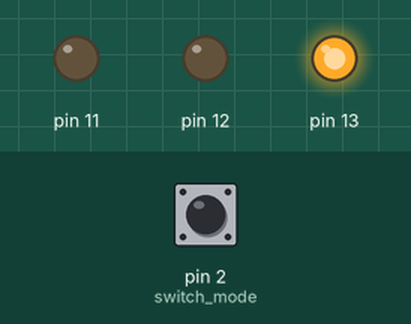
Bench run of a sketch on a simulated Arduino Uno, built with avr-gcc and run on an emulated ATmega328P. Shown: output pins drawn as LEDs (lit = HIGH). Dashed ring = blinking. The test bench sets the inputs (shaded band); at power-on: pin 2 (switch_mode) HIGH.

Above: at 1.2 s.
1.3 s: pin 2 (switch_mode) pulled LOW for 0.15 s
At 1.74 s:
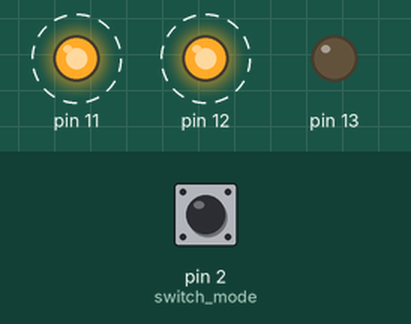
4.4 s: pin 2 (switch_mode) pulled LOW for 1 s
At 5.22 s:
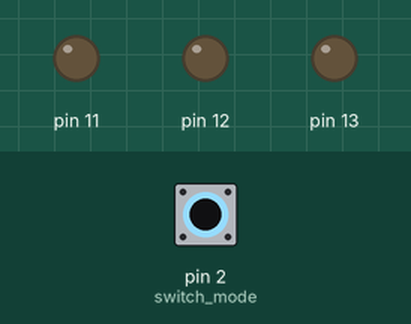
6.9 s: pin 2 (switch_mode) pulled LOW for 3.2 s
At 10.39 s:
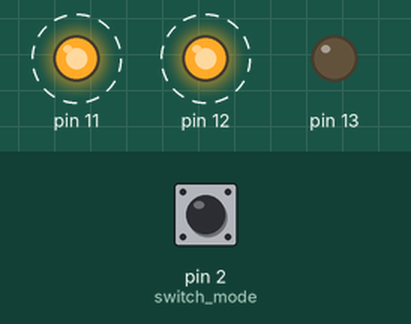
Timing chart, 0 to 19.1 s (numbered marks = the images above; inputs shaded):
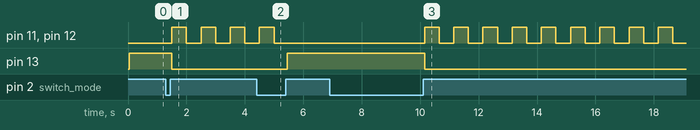

The sketch:

sketch.ino
```cpp
bool blink_state_yellow = LOW;
int last_button_state = HIGH;
int first_led_state = HIGH;
long prev_mils_yellow = 0;
int button_state = LOW;
bool blink_state = LOW;
int LED_state = LOW;
long prev_mils = 0;

enum Mode
{
  BONUS_1,
  MANDATORY,
  BONUS_2,
};

Mode current_mode = MANDATORY;

void setup() {
  pinMode(13, OUTPUT);
  pinMode(12, OUTPUT);
  pinMode(11, OUTPUT);
  pinMode(2, INPUT);
}

void mandatory(long current_mils)
{
  if(current_mils - prev_mils >= 500)
  {
    prev_mils = current_mils;
    blink_state = !blink_state;
    digitalWrite(12, blink_state);
    digitalWrite(11, blink_state);
  }
}

void bonus_1(long current_mils)
{
  if(current_mils - prev_mils >= 1000)
  {
    prev_mils = current_mils;
    blink_state = !blink_state;
    digitalWrite(12, blink_state);
    if(blink_state == LOW)
      digitalWrite(11, HIGH);
    else
      digitalWrite(11, LOW);
  }
}

void bonus_2(long current_mils)
{
  if(current_mils - prev_mils >= 250)
  {
    prev_mils = current_mils;
    blink_state = !blink_state;
    digitalWrite(12, blink_state);
  }
  if(current_mils - prev_mils_yellow >= 1000)
  {
    prev_mils_yellow = current_mils;
    blink_state_yellow = !blink_state_yellow;
    digitalWrite(11, blink_state_yellow);
  }
}

void switch_mode()
{
  button_state = digitalRead(2);

  if(button_state != last_button_state || first_led_state == HIGH)
  {
    delay(50);

    if(button_state == HIGH || first_led_state == HIGH)
    {
      LED_state = !LED_state;
      digitalWrite(13, LED_state);
      first_led_state = LOW;
      // current_mode = static_cast<Mode>((current_mode + 1) % 3);
    }
  }
  last_button_state = button_state;
}

void loop()
{
  switch_mode();

  long current_mils = millis();

  if (LED_state == LOW)
  {
    switch (current_mode)
    {
      case MANDATORY:
        mandatory(current_mils); break;
      case BONUS_1:
        bonus_1(current_mils); break;
      case BONUS_2:
        bonus_2(current_mils); break;
    }
  }
  else
  {
    digitalWrite(11, LOW);
    digitalWrite(12, LOW);
  }
}
```

Measured:
- after the input at 1.3 s, pin 11, pin 12: alternates HIGH for 0.50 s and LOW for 0.50 s, starting after 0.20 s; pin 13: HIGH → LOW after 0.20 s
- after the input at 4.4 s, pin 11, pin 12: goes on until 5.0 s, then stays LOW; pin 13: LOW → HIGH after 1.1 s
- after the input at 6.9 s, pin 11, pin 12: alternates HIGH for 0.50 s and LOW for 0.50 s, starting after 3.3 s; pin 13: HIGH → LOW after 3.3 s
